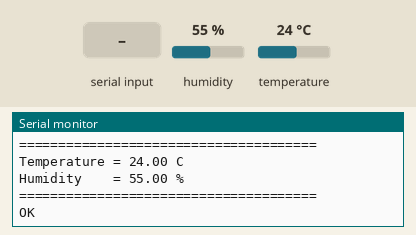
The sketch below on a simulated Arduino Uno, built with avr-gcc and run on an emulated ATmega328P. Parts: the last lines printed to the serial monitor. The inputs (shaded band) are chosen by the test bench; at power-on: humidity 55 %, temperature 24 °C. The modem accepts every AT command (registered, SIM ready, sends succeed) and sends nothing else.

Above: at 3.5 s.
3.6 s: "ERROR" received over the second serial link
At 4.8 s:
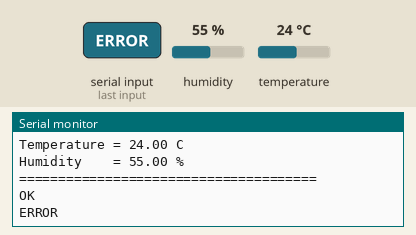
5.1 s: "FAIL" received over the second serial link
At 6.0 s:
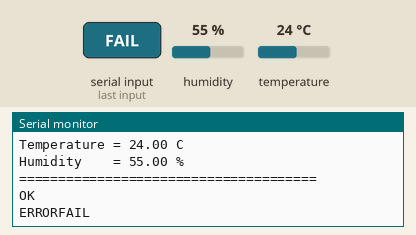
8.1 s: "STATUS:2" received over the second serial link
At 8.15 s:
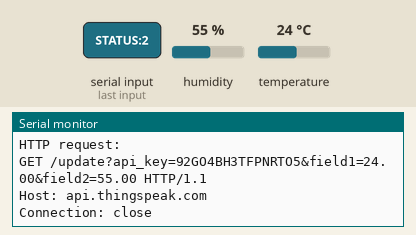
9.6 s: "STATUS:3" received over the second serial link
At 10.7 s:
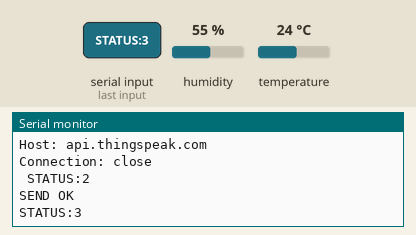
11.1 s: "200 OK" received over the second serial link
At 11.8 s:
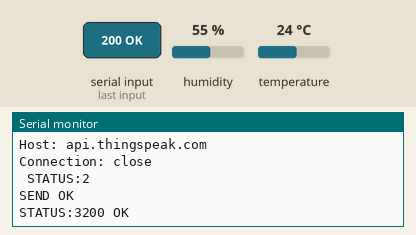

Measured:
- after the input at 3.6 s, the serial monitor: prints a new line at once (image 1)
- after the input at 5.1 s, the serial monitor: prints a new line at once (image 2)
- after the input at 9.6 s, the serial monitor: prints a new line at once (image 4)
- after the input at 11.1 s, the serial monitor: prints a new line at once (image 5)

The sketch:

iotexp9.ino
```cpp
// Experiment No  9: To interface the DHT22 temperature and humidity sensor with an Arduino UNO and ESP8266 Wi-Fi module and upload the sensor data to the ThingSpeak cloud platform for real-time monitoring.
// DHT22 Temperature and Humidity:

// ThingSpeak | maazshaikh@eng.rizvi.edu.in
// Channel Name: DHT22 Temperature and Humidity
// Channel ID: 3545156
// Author: mwa0000042963098
// Access: Private
// Write API key: 92GO4BH3TFPNRTO5
// Read API key: 13ARI7ZVW3C599PW

#include <SoftwareSerial.h>
#include <DHT.h>

// =====================================================
// DHT22 SETTINGS
// =====================================================

#define DHT_PIN 2
#define DHT_TYPE DHT22

DHT dht(DHT_PIN, DHT_TYPE);

// =====================================================
// ESP8266 SERIAL
// =====================================================
//
// Arduino UNO:
// D10 = RX  (receives ESP8266 TX)
// D11 = TX  (sends to ESP8266 RX)
//
// IMPORTANT:
// D11 -> voltage divider -> ESP8266 RX
// =====================================================

#define ESP_RX 10
#define ESP_TX 11

SoftwareSerial espSerial(ESP_RX, ESP_TX);

// =====================================================
// WIFI SETTINGS
// =====================================================

const char* WIFI_SSID = "RCOE-202";
const char* WIFI_PASSWORD = "rcoe1234";

// =====================================================
// THINGSPEAK SETTINGS
// =====================================================

const char* THINGSPEAK_API_KEY = "92GO4BH3TFPNRTO5";
const char* THINGSPEAK_HOST = "api.thingspeak.com";

// =====================================================
// UPDATE INTERVAL
// =====================================================

const unsigned long UPDATE_INTERVAL = 20000;

unsigned long previousMillis = 0;

// =====================================================
// FUNCTION: Clear ESP8266 serial buffer
// =====================================================

void clearESPBuffer()
{
  while (espSerial.available())
  {
    espSerial.read();
  }
}

// =====================================================
// FUNCTION: Send AT command
// =====================================================

bool sendATCommand(
  String command,
  String expected,
  unsigned long timeout
)
{
  clearESPBuffer();

  Serial.print(">> ");
  Serial.println(command);

  espSerial.println(command);

  unsigned long startTime = millis();

  String response = "";

  while (millis() - startTime < timeout)
  {
    while (espSerial.available())
    {
      char c = espSerial.read();

      response += c;

      Serial.write(c);

      if (response.indexOf(expected) >= 0)
      {
        Serial.println();
        return true;
      }

      // Detect common failure responses
      if (response.indexOf("ERROR") >= 0)
      {
        Serial.println();
        return false;
      }

      if (response.indexOf("FAIL") >= 0)
      {
        Serial.println();
        return false;
      }
    }
  }

  Serial.println();
  Serial.println("TIMEOUT");

  return false;
}

// =====================================================
// FUNCTION: Initialize ESP8266
// =====================================================

bool initializeESP8266()
{
  Serial.println();
  Serial.println("================================");
  Serial.println("Initializing ESP8266");
  Serial.println("================================");

  // Test communication
  if (!sendATCommand("AT", "OK", 3000))
  {
    Serial.println("ESP8266 did not respond.");
    return false;
  }

  // Disable command echo
  sendATCommand("ATE0", "OK", 3000);

  // Set Wi-Fi station mode
  if (!sendATCommand("AT+CWMODE=1", "OK", 5000))
  {
    Serial.println("Could not set station mode.");
    return false;
  }

  Serial.println("ESP8266 initialized.");

  return true;
}

// =====================================================
// FUNCTION: Connect ESP8266 to Wi-Fi
// =====================================================

bool connectWiFi()
{
  Serial.println();
  Serial.println("================================");
  Serial.println("Connecting to Wi-Fi");
  Serial.println("================================");

  String command = "AT+CWJAP=\"" +
                   String(WIFI_SSID) +
                   "\",\"" +
                   String(WIFI_PASSWORD) +
                   "\"";

  if (sendATCommand(command, "OK", 30000))
  {
    Serial.println();
    Serial.println("Wi-Fi connected!");

    return true;
  }

  Serial.println();
  Serial.println("Wi-Fi connection failed.");

  return false;
}

// =====================================================
// FUNCTION: Check Wi-Fi status
// =====================================================

bool checkWiFi()
{
  clearESPBuffer();

  espSerial.println("AT+CIPSTATUS");

  unsigned long startTime = millis();

  String response = "";

  while (millis() - startTime < 5000)
  {
    while (espSerial.available())
    {
      char c = espSerial.read();

      response += c;

      Serial.write(c);
    }
  }

  Serial.println();

  // STATUS:2 = got IP
  // STATUS:3 = connected
  if (response.indexOf("STATUS:2") >= 0 ||
      response.indexOf("STATUS:3") >= 0)
  {
    return true;
  }

  return false;
}

// =====================================================
// FUNCTION: Send sensor data to ThingSpeak
// =====================================================

bool sendToThingSpeak(float temperature, float humidity)
{
  Serial.println();
  Serial.println("================================");
  Serial.println("Sending data to ThingSpeak");
  Serial.println("================================");

  // -------------------------------------------------
  // Start TCP connection
  // -------------------------------------------------

  String tcpCommand =
      "AT+CIPSTART=\"TCP\",\"" +
      String(THINGSPEAK_HOST) +
      "\",80";

  if (!sendATCommand(tcpCommand, "OK", 10000))
  {
    Serial.println("TCP connection failed.");

    sendATCommand("AT+CIPCLOSE", "OK", 3000);

    return false;
  }

  // -------------------------------------------------
  // Create HTTP GET request
  // -------------------------------------------------

  String request =
      "GET /update?api_key=" +
      String(THINGSPEAK_API_KEY) +
      "&field1=" +
      String(temperature, 2) +
      "&field2=" +
      String(humidity, 2) +
      " HTTP/1.1\r\n"
      "Host: api.thingspeak.com\r\n"
      "Connection: close\r\n"
      "\r\n";

  // -------------------------------------------------
  // Tell ESP8266 how many bytes will be transmitted
  // -------------------------------------------------

  String sendCommand =
      "AT+CIPSEND=" +
      String(request.length());

  if (!sendATCommand(sendCommand, ">", 5000))
  {
    Serial.println("CIPSEND failed.");

    sendATCommand("AT+CIPCLOSE", "OK", 3000);

    return false;
  }

  // -------------------------------------------------
  // Send HTTP request
  // -------------------------------------------------

  Serial.println("HTTP request:");
  Serial.println(request);

  espSerial.print(request);

  // -------------------------------------------------
  // Read server response
  // -------------------------------------------------

  unsigned long startTime = millis();

  String response = "";

  while (millis() - startTime < 10000)
  {
    while (espSerial.available())
    {
      char c = espSerial.read();

      response += c;

      Serial.write(c);
    }
  }

  Serial.println();
  Serial.println("--------------------------------");
  Serial.println("ThingSpeak server response:");
  Serial.println(response);
  Serial.println("--------------------------------");

  // -------------------------------------------------
  // Close TCP connection
  // -------------------------------------------------

  sendATCommand("AT+CIPCLOSE", "OK", 3000);

  // -------------------------------------------------
  // ThingSpeak normally returns an entry number
  // greater than 0 when update is successful.
  // -------------------------------------------------

  if (response.indexOf("\r\n0\r\n") >= 0)
  {
    Serial.println("ThingSpeak update FAILED.");
    return false;
  }

  if (response.indexOf("\r\n1\r\n") >= 0 ||
      response.indexOf("200 OK") >= 0)
  {
    Serial.println("ThingSpeak update successful!");
    return true;
  }

  // Some firmware/server responses may not arrive
  // in exactly the expected format.
  Serial.println("Server response received.");

  return true;
}

// =====================================================
// SETUP
// =====================================================

void setup()
{
  // Arduino USB serial
  Serial.begin(9600);

  // ESP8266 serial
  espSerial.begin(9600);

  // Start DHT22
  dht.begin();

  Serial.println();
  Serial.println("======================================");
  Serial.println(" DHT22 + Arduino UNO + ESP8266-12E");
  Serial.println(" ThingSpeak IoT Temperature Monitor");
  Serial.println("======================================");

  delay(2000);

  // --------------------------------------------------
  // Initialize ESP8266
  // --------------------------------------------------

  if (!initializeESP8266())
  {
    Serial.println();
    Serial.println("ERROR:");
    Serial.println("ESP8266 initialization failed.");
    Serial.println("Check wiring and power.");
  }

  // --------------------------------------------------
  // Connect Wi-Fi
  // --------------------------------------------------

  if (!connectWiFi())
  {
    Serial.println();
    Serial.println("WARNING:");
    Serial.println("Wi-Fi connection failed.");
  }
}

// =====================================================
// LOOP
// =====================================================

void loop()
{
  unsigned long currentMillis = millis();

  // --------------------------------------------------
  // Read sensor every 20 seconds
  // --------------------------------------------------

  if (currentMillis - previousMillis >= UPDATE_INTERVAL ||
      previousMillis == 0)
  {
    previousMillis = currentMillis;

    // ================================================
    // Read DHT22
    // ================================================

    float humidity = dht.readHumidity();
    float temperature = dht.readTemperature();

    // ================================================
    // Check DHT22
    // ================================================

    if (isnan(humidity) || isnan(temperature))
    {
      Serial.println();
      Serial.println("ERROR: DHT22 reading failed.");

      Serial.println("Check:");

      Serial.println("1. DHT22 VCC -> 5V");
      Serial.println("2. DHT22 DATA -> D2");
      Serial.println("3. DHT22 GND -> GND");

      return;
    }

    // ================================================
    // Display sensor values
    // ================================================

    Serial.println();
    Serial.println("======================================");

    Serial.print("Temperature = ");
    Serial.print(temperature, 2);
    Serial.println(" C");

    Serial.print("Humidity    = ");
    Serial.print(humidity, 2);
    Serial.println(" %");

    Serial.println("======================================");

    // ================================================
    // Check Wi-Fi
    // ================================================

    if (!checkWiFi())
    {
      Serial.println("Wi-Fi connection lost.");

      Serial.println("Reconnecting...");

      if (!connectWiFi())
      {
        Serial.println("Wi-Fi reconnection failed.");
        return;
      }
    }

    // ================================================
    // Upload to ThingSpeak
    // ================================================

    sendToThingSpeak(
      temperature,
      humidity
    );
  }
}

/*
Expected Output:
======================================
 DHT22 + Arduino UNO + ESP8266-12E
 ThingSpeak IoT Temperature Monitor
======================================

================================
Initializing ESP8266
================================
>> AT
OK
ESP8266 initialized.

================================
Connecting to Wi-Fi
================================
>> AT+CWJAP="RCOE-202","rcoe1234"
WIFI CONNECTED
WIFI GOT IP
OK
Wi-Fi connected!

======================================
Temperature = 27.65 C
Humidity    = 59.30 %
======================================

================================
Sending data to ThingSpeak
================================
ThingSpeak update successful!

-----------------------------------------------------
Hardware Required:
- Arduino UNO
- ESP8266 Wi-Fi Module (ESP-01 / ESP-12E)
- DHT22 Temperature and Humidity Sensor
- Resistors for Voltage Divider (on Arduino D11 TX -> ESP8266 RX)
- Breadboard
- Jumper Wires
- USB Cable
- 3.3 V Power Supply (for ESP8266)

Software Required:
- Arduino IDE
- ThingSpeak Account
- DHT Sensor Library
- SoftwareSerial Library

Circuit Connections:
1) DHT22 to Arduino UNO:
DHT22 Pin       Arduino UNO Pin
-------------------------------
VCC             5 V
GND             GND
DATA            D2

2) ESP8266 to Arduino UNO:
ESP8266 Pin     Arduino UNO Pin
--------------------------------------------------
VCC             3.3 V
GND             GND
TX              D10 (RX)
RX              D11 (TX) (through voltage divider)
CH_PD / EN      3.3 V

ThingSpeak Fields:
- Field 1: Temperature
- Field 2: Humidity

Procedure:
1. Create a ThingSpeak account and a new channel (DHT22 Temperature and Humidity, Channel ID: 3545156).
2. Create Field 1 for Temperature and Field 2 for Humidity.
3. Copy the Write API Key (92GO4BH3TFPNRTO5).
4. Connect the DHT22 sensor (D2) and ESP8266 module (TX->D10, RX->D11 through voltage divider) to the Arduino UNO.
5. Install the DHT and SoftwareSerial libraries in the Arduino IDE.
6. Enter the Wi-Fi credentials and ThingSpeak Write API Key in the program.
7. Compile and upload the program to the Arduino UNO.
8. Open the Serial Monitor (9600 baud) to verify sensor readings and Wi-Fi connection.
9. Log in to ThingSpeak and observe the real-time temperature and humidity graphs (updated every 20 seconds).
*/
```
